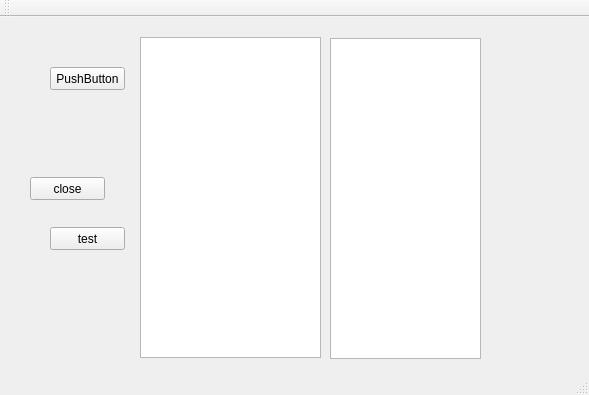
<?xml version="1.0" encoding="UTF-8"?>
<ui version="4.0">
 <class>MainWindow</class>
 <widget class="QMainWindow" name="MainWindow">
  <property name="geometry">
   <rect>
    <x>0</x>
    <y>0</y>
    <width>589</width>
    <height>395</height>
   </rect>
  </property>
  <property name="windowTitle">
   <string>???</string>
  </property>
  <widget class="QWidget" name="centralWidget">
   <widget class="QPushButton" name="pushButton">
    <property name="geometry">
     <rect>
      <x>50</x>
      <y>50</y>
      <width>75</width>
      <height>23</height>
     </rect>
    </property>
    <property name="text">
     <string>PushButton</string>
    </property>
   </widget>
   <widget class="QTextBrowser" name="textBrowser">
    <property name="geometry">
     <rect>
      <x>140</x>
      <y>20</y>
      <width>181</width>
      <height>321</height>
     </rect>
    </property>
   </widget>
   <widget class="QPushButton" name="pushButton_2">
    <property name="geometry">
     <rect>
      <x>30</x>
      <y>160</y>
      <width>75</width>
      <height>23</height>
     </rect>
    </property>
    <property name="text">
     <string>close</string>
    </property>
   </widget>
   <widget class="QPushButton" name="pushButton_3">
    <property name="geometry">
     <rect>
      <x>50</x>
      <y>210</y>
      <width>75</width>
      <height>23</height>
     </rect>
    </property>
    <property name="text">
     <string>test</string>
    </property>
   </widget>
   <widget class="QTextBrowser" name="textBrowser_2">
    <property name="geometry">
     <rect>
      <x>330</x>
      <y>21</y>
      <width>151</width>
      <height>321</height>
     </rect>
    </property>
   </widget>
  </widget>
  <widget class="QMenuBar" name="menuBar">
   <property name="geometry">
    <rect>
     <x>0</x>
     <y>0</y>
     <width>589</width>
     <height>23</height>
    </rect>
   </property>
  </widget>
  <widget class="QToolBar" name="mainToolBar">
   <attribute name="toolBarArea">
    <enum>TopToolBarArea</enum>
   </attribute>
   <attribute name="toolBarBreak">
    <bool>false</bool>
   </attribute>
  </widget>
  <widget class="QStatusBar" name="statusBar"/>
 </widget>
 <layoutdefault spacing="6" margin="11"/>
 <resources/>
 <connections/>
</ui>
